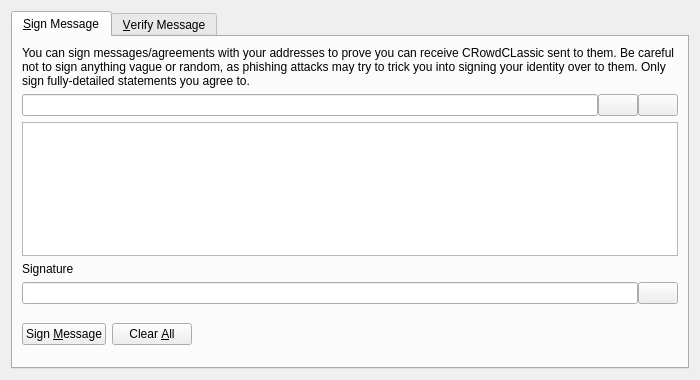
<?xml version="1.0" encoding="UTF-8"?>
<ui version="4.0">
 <class>SignVerifyMessageDialog</class>
 <widget class="QDialog" name="SignVerifyMessageDialog">
  <property name="geometry">
   <rect>
    <x>0</x>
    <y>0</y>
    <width>700</width>
    <height>380</height>
   </rect>
  </property>
  <property name="windowTitle">
   <string>Signatures - Sign / Verify a Message</string>
  </property>
  <property name="modal">
   <bool>true</bool>
  </property>
  <layout class="QVBoxLayout" name="verticalLayout">
   <item>
    <widget class="QTabWidget" name="tabWidget">
     <property name="currentIndex">
      <number>0</number>
     </property>
     <widget class="QWidget" name="tabSignMessage">
      <attribute name="title">
       <string>&amp;Sign Message</string>
      </attribute>
      <layout class="QVBoxLayout" name="verticalLayout_SM">
       <item>
        <widget class="QLabel" name="infoLabel_SM">
         <property name="text">
          <string>You can sign messages/agreements with your addresses to prove you can receive CRowdCLassic sent to them. Be careful not to sign anything vague or random, as phishing attacks may try to trick you into signing your identity over to them. Only sign fully-detailed statements you agree to.</string>
         </property>
         <property name="textFormat">
          <enum>Qt::PlainText</enum>
         </property>
         <property name="wordWrap">
          <bool>true</bool>
         </property>
        </widget>
       </item>
       <item>
        <layout class="QHBoxLayout" name="horizontalLayout_1_SM">
         <property name="spacing">
          <number>0</number>
         </property>
         <item>
          <widget class="QValidatedLineEdit" name="addressIn_SM">
           <property name="toolTip">
            <string>The CRowdCLassic address to sign the message with</string>
           </property>
          </widget>
         </item>
         <item>
          <widget class="QPushButton" name="addressBookButton_SM">
           <property name="toolTip">
            <string>Choose previously used address</string>
           </property>
           <property name="text">
            <string/>
           </property>
           <property name="shortcut">
            <string>Alt+A</string>
           </property>
           <property name="autoDefault">
            <bool>false</bool>
           </property>
          </widget>
         </item>
         <item>
          <widget class="QPushButton" name="pasteButton_SM">
           <property name="toolTip">
            <string>Paste address from clipboard</string>
           </property>
           <property name="text">
            <string/>
           </property>
           <property name="shortcut">
            <string>Alt+P</string>
           </property>
           <property name="autoDefault">
            <bool>false</bool>
           </property>
          </widget>
         </item>
        </layout>
       </item>
       <item>
        <widget class="QPlainTextEdit" name="messageIn_SM">
         <property name="toolTip">
          <string>Enter the message you want to sign here</string>
         </property>
        </widget>
       </item>
       <item>
        <widget class="QLabel" name="signatureLabel_SM">
         <property name="text">
          <string>Signature</string>
         </property>
         <property name="textFormat">
          <enum>Qt::PlainText</enum>
         </property>
        </widget>
       </item>
       <item>
        <layout class="QHBoxLayout" name="horizontalLayout_2_SM">
         <property name="spacing">
          <number>0</number>
         </property>
         <item>
          <widget class="QLineEdit" name="signatureOut_SM">
           <property name="font">
            <font>
             <italic>true</italic>
            </font>
           </property>
           <property name="readOnly">
            <bool>true</bool>
           </property>
          </widget>
         </item>
         <item>
          <widget class="QPushButton" name="copySignatureButton_SM">
           <property name="toolTip">
            <string>Copy the current signature to the system clipboard</string>
           </property>
           <property name="text">
            <string/>
           </property>
           <property name="autoDefault">
            <bool>false</bool>
           </property>
          </widget>
         </item>
        </layout>
       </item>
       <item>
        <layout class="QHBoxLayout" name="horizontalLayout_3_SM">
         <item>
          <widget class="QPushButton" name="signMessageButton_SM">
           <property name="toolTip">
            <string>Sign the message to prove you own this CRowdCLassic address</string>
           </property>
           <property name="text">
            <string>Sign &amp;Message</string>
           </property>
           <property name="autoDefault">
            <bool>false</bool>
           </property>
          </widget>
         </item>
         <item>
          <widget class="QPushButton" name="clearButton_SM">
           <property name="toolTip">
            <string>Reset all sign message fields</string>
           </property>
           <property name="text">
            <string>Clear &amp;All</string>
           </property>
           <property name="autoDefault">
            <bool>false</bool>
           </property>
          </widget>
         </item>
         <item>
          <spacer name="horizontalSpacer_1_SM">
           <property name="orientation">
            <enum>Qt::Horizontal</enum>
           </property>
           <property name="sizeHint" stdset="0">
            <size>
             <width>40</width>
             <height>48</height>
            </size>
           </property>
          </spacer>
         </item>
         <item>
          <widget class="QLabel" name="statusLabel_SM">
           <property name="font">
            <font>
             <weight>75</weight>
             <bold>true</bold>
            </font>
           </property>
           <property name="text">
            <string/>
           </property>
           <property name="wordWrap">
            <bool>true</bool>
           </property>
          </widget>
         </item>
         <item>
          <spacer name="horizontalSpacer_2_SM">
           <property name="orientation">
            <enum>Qt::Horizontal</enum>
           </property>
           <property name="sizeHint" stdset="0">
            <size>
             <width>40</width>
             <height>48</height>
            </size>
           </property>
          </spacer>
         </item>
        </layout>
       </item>
      </layout>
     </widget>
     <widget class="QWidget" name="tabVerifyMessage">
      <attribute name="title">
       <string>&amp;Verify Message</string>
      </attribute>
      <layout class="QVBoxLayout" name="verticalLayout_VM">
       <item>
        <widget class="QLabel" name="infoLabel_VM">
         <property name="text">
          <string>Enter the receiver's address, message (ensure you copy line breaks, spaces, tabs, etc. exactly) and signature below to verify the message. Be careful not to read more into the signature than what is in the signed message itself, to avoid being tricked by a man-in-the-middle attack. Note that this only proves the signing party receives with the address, it cannot prove sendership of any transaction!</string>
         </property>
         <property name="textFormat">
          <enum>Qt::PlainText</enum>
         </property>
         <property name="alignment">
          <set>Qt::AlignLeading|Qt::AlignLeft|Qt::AlignTop</set>
         </property>
         <property name="wordWrap">
          <bool>true</bool>
         </property>
        </widget>
       </item>
       <item>
        <layout class="QHBoxLayout" name="horizontalLayout_1_VM">
         <property name="spacing">
          <number>0</number>
         </property>
         <item>
          <widget class="QValidatedLineEdit" name="addressIn_VM">
           <property name="toolTip">
            <string>The CRowdCLassic address the message was signed with</string>
           </property>
          </widget>
         </item>
         <item>
          <widget class="QPushButton" name="addressBookButton_VM">
           <property name="toolTip">
            <string>Choose previously used address</string>
           </property>
           <property name="text">
            <string/>
           </property>
           <property name="shortcut">
            <string>Alt+A</string>
           </property>
           <property name="autoDefault">
            <bool>false</bool>
           </property>
          </widget>
         </item>
        </layout>
       </item>
       <item>
        <widget class="QPlainTextEdit" name="messageIn_VM"/>
       </item>
       <item>
        <widget class="QValidatedLineEdit" name="signatureIn_VM"/>
       </item>
       <item>
        <layout class="QHBoxLayout" name="horizontalLayout_2_VM">
         <item>
          <widget class="QPushButton" name="verifyMessageButton_VM">
           <property name="toolTip">
            <string>Verify the message to ensure it was signed with the specified CRowdCLassic address</string>
           </property>
           <property name="text">
            <string>Verify &amp;Message</string>
           </property>
           <property name="autoDefault">
            <bool>false</bool>
           </property>
          </widget>
         </item>
         <item>
          <widget class="QPushButton" name="clearButton_VM">
           <property name="toolTip">
            <string>Reset all verify message fields</string>
           </property>
           <property name="text">
            <string>Clear &amp;All</string>
           </property>
           <property name="autoDefault">
            <bool>false</bool>
           </property>
          </widget>
         </item>
         <item>
          <spacer name="horizontalSpacer_1_VM">
           <property name="orientation">
            <enum>Qt::Horizontal</enum>
           </property>
           <property name="sizeHint" stdset="0">
            <size>
             <width>40</width>
             <height>48</height>
            </size>
           </property>
          </spacer>
         </item>
         <item>
          <widget class="QLabel" name="statusLabel_VM">
           <property name="font">
            <font>
             <weight>75</weight>
             <bold>true</bold>
            </font>
           </property>
           <property name="text">
            <string/>
           </property>
           <property name="wordWrap">
            <bool>true</bool>
           </property>
          </widget>
         </item>
         <item>
          <spacer name="horizontalSpacer_2_VM">
           <property name="orientation">
            <enum>Qt::Horizontal</enum>
           </property>
           <property name="sizeHint" stdset="0">
            <size>
             <width>40</width>
             <height>48</height>
            </size>
           </property>
          </spacer>
         </item>
        </layout>
       </item>
      </layout>
     </widget>
    </widget>
   </item>
  </layout>
 </widget>
 <customwidgets>
  <customwidget>
   <class>QValidatedLineEdit</class>
   <extends>QLineEdit</extends>
   <header>qvalidatedlineedit.h</header>
  </customwidget>
 </customwidgets>
 <resources>
  <include location="../crowdclassic.qrc"/>
 </resources>
 <connections/>
</ui>
